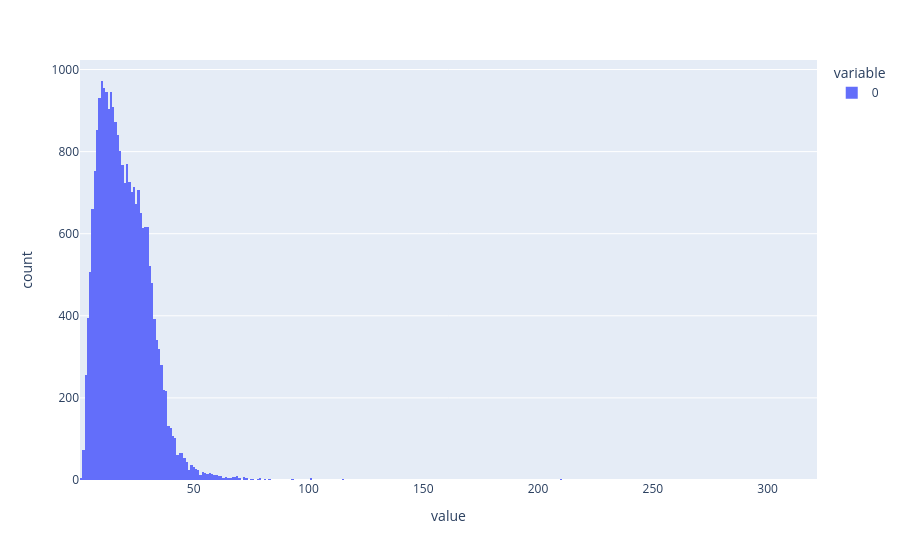

The cell this chart's notebook holds for it:
### Code cell
# Count length of comments after tikenisation
lengths = [len(line) for line in train['tokenized']]
fig = px.histogram(lengths)
fig.show()

### Figure 1 — Plotly figure (JSON) as saved in the notebook; plotly's stock layout.template omitted (floating-point values rounded to 4 significant figures; data arrays with more than 128 entries replaced by an {"elided": "..."} marker saying what was removed)
{"data": [{"alignmentgroup": "True", "bingroup": "x", "hovertemplate": "variable=0<br>value=%{x}<br>count=%{y}<extra></extra>", "legendgroup": "0", "marker": {"color": "#636efa", "pattern": {"shape": ""}}, "name": "0", "offsetgroup": "0", "orientation": "v", "showlegend": true, "type": "histogram", "x": {"elided": "24783 int values"}, "xaxis": "x", "yaxis": "y"}], "layout": {"barmode": "relative", "legend": {"title": {"text": "variable"}, "tracegroupgap": 0}, "margin": {"t": 60}, "xaxis": {"anchor": "y", "domain": [0, 1], "title": {"text": "value"}}, "yaxis": {"anchor": "x", "domain": [0, 1], "title": {"text": "count"}}}}
